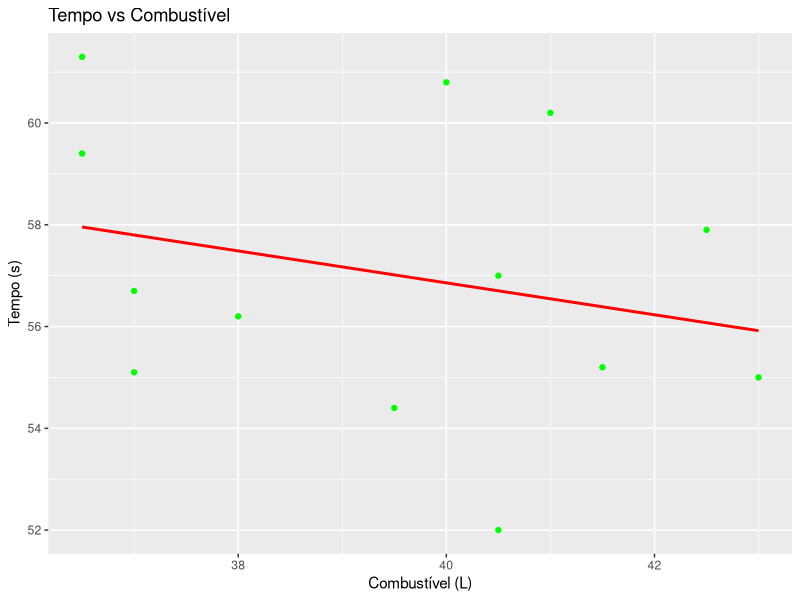
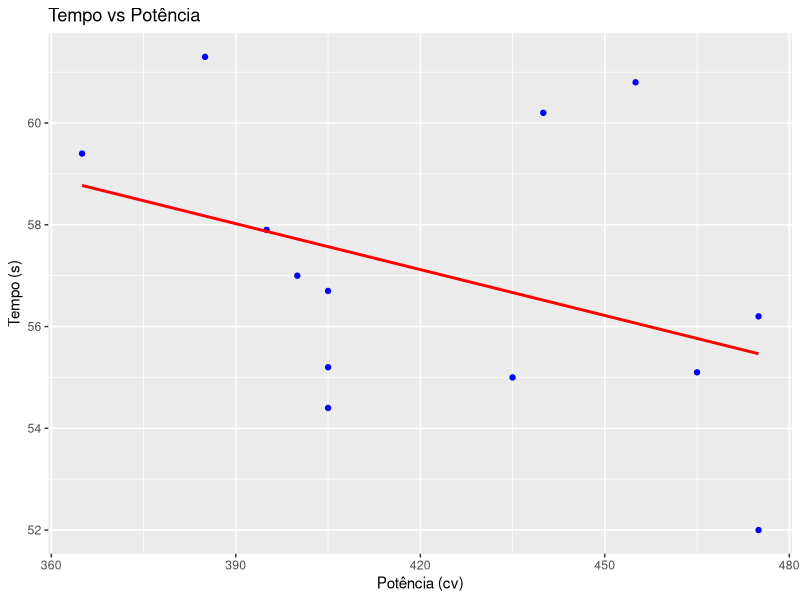
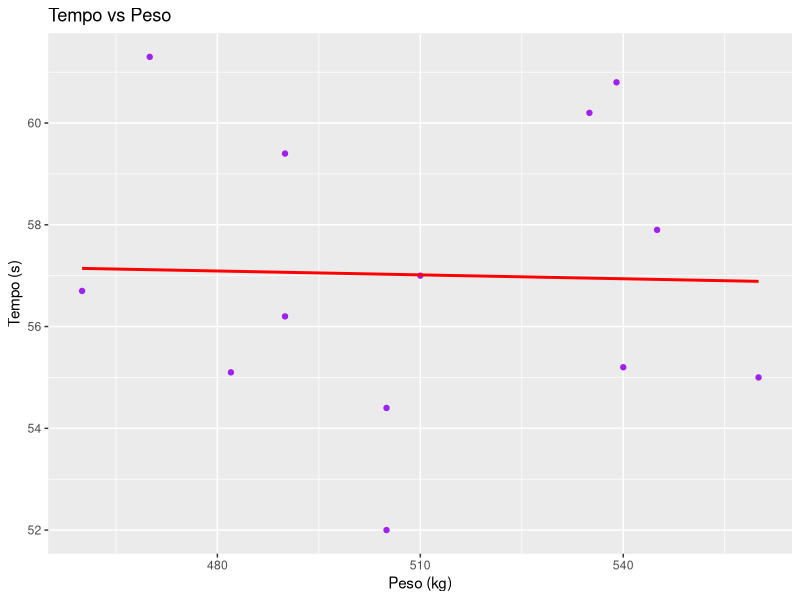

Write R code to recreate these figures, in order.
## ---- chunk 1
knitr::opts_chunk$set(echo = TRUE)
options(scipen = 9999) #para retirar a nOtação científica
## ---- chunk 2
setwd("C:/Users/gustavo.telles/Desktop/Programa/Estatistica Multivariada")
library(tidyverse)
library(readxl)
dados= read_xlsx("Aula 01.xlsx", sheet = "Exemplo4")
library(RColorBrewer)
library(knitr)
library(car)

## ---- chunk 3
dados$aerofolio=factor(dados$aerofolio,
levels=c("nao","sim"))
dados$pneu=factor(dados$pneu,
levels=c("macio","rigido"))
## ---- chunk 4
library(ggplot2)
# Tempo vs Combustível
ggplot(dados, aes(x = combustivel, y = tempo)) +
  geom_point(color = "green") +
  geom_smooth(method = "lm", se = FALSE, color = "red") +
  labs(title = "Tempo vs Combustível", x = "Combustível (L)", y = "Tempo (s)")
## ---- chunk 5
library(ggplot2)

# Tempo vs Potência
ggplot(dados, aes(x = potencia, y = tempo)) +
  geom_point(color = "blue") +
  geom_smooth(method = "lm", se = FALSE, color = "red") +
  labs(title = "Tempo vs Potência", x = "Potência (cv)", y = "Tempo (s)")
## ---- chunk 6
library(ggplot2)
# Tempo vs Peso
ggplot(dados, aes(x = peso, y = tempo)) +
  geom_point(color = "purple") +
  geom_smooth(method = "lm", se = FALSE, color = "red") +
  labs(title = "Tempo vs Peso", x = "Peso (kg)", y = "Tempo (s)")
## ---- chunk 7
# Selecionando apenas as variáveis quantitativas
dados_quanti <- dados %>%
  select(tempo, peso, potencia, combustivel)

# Calculando a matriz de correlação
tab_correl <- round(cor(dados_quanti), 2)

# Exibindo a matriz de correlação
kable(tab_correl, caption = "Matriz de correlações entre variáveis quantitativas")
## ---- chunk 8
# Ajustando o modelo apenas com variáveis quantitativas
modelo1 <- lm(tempo ~ peso + potencia + combustivel, data = dados)

# Calculando o VIF
multicolinearidade1 <- round(vif(modelo1), 2)

# Exibindo os VIFs
kable(multicolinearidade1, caption = "VIF do Modelo1")
## ---- chunk 9
# Correlação com tempo
cor_peso <- abs(cor(dados$peso, dados$tempo))
cor_combustivel <- abs(cor(dados$combustivel, dados$tempo))

if (cor_peso < cor_combustivel) {
  modelo2 <- lm(tempo ~ potencia + combustivel, data = dados)
  variavel_removida <- "peso"
} else {
  modelo2 <- lm(tempo ~ potencia + peso, data = dados)
  variavel_removida <- "combustivel"
}

# Novo VIF
multicolinearidade2 <- round(vif(modelo2), 2)
kable(multicolinearidade2, caption = paste("VIF após remover", variavel_removida))
## ---- chunk 10
# Ajustando o modelo igual ao da imagem
modelo3 <- lm(tempo ~ potencia + combustivel + aerofolio + pneu, data = dados)
summary(modelo3)
## ---- chunk 11
# Ajuste o modelo final apenas com as variáveis selecionadas (exemplo abaixo)
# Substitua pelas variáveis que sobraram após o método de seleção
modelo4 <- lm(tempo ~ potencia + aerofolio + pneu, data = dados)

# Resumo dos coeficientes e testes de hipóteses
resumo <- summary(modelo4)
tabela6 <- round(resumo$coefficients, 3)

# Intervalos de confiança dos coeficientes
tabela7 <- round(confint(modelo4, level = 0.95), 3)

# Exibir as tabelas formatadas
kable(tabela6, caption = "Coeficientes e teste de hipóteses do modelo final")
kable(tabela7, caption = "Intervalo de confiança dos coeficientes do modelo final")
## ---- chunk 12
# Teste de hipótese do intercepto no modelo final
# Veja o valor-p do intercepto em tabela6 (modelo4)
valor_p_intercepto <- resumo$coefficients["(Intercept)", "Pr(>|t|)"]

if (valor_p_intercepto > 0.05) {
  # Ajusta modelo sem intercepto
  modelo5 <- lm(tempo ~ potencia + aerofolio + pneu - 1, data = dados)
  resumo5 <- summary(modelo5)
  tabela8 <- round(resumo5$coefficients, 3)
  tabela9 <- round(confint(modelo5, level = 0.95), 3)
  kable(tabela8, caption = "Coeficientes e teste de hipóteses do modelo final sem intercepto")
  kable(tabela9, caption = "Intervalo de confiança dos coeficientes do modelo final sem intercepto")
} else {
  cat("O valor-p do intercepto foi", round(valor_p_intercepto, 4), 
      "- Não é necessário zerar o intercepto.")
}
## ---- chunk 13
# Interpretação dos coeficientes

'Intercepto (67,936):
Representa o tempo estimado de volta (em segundos) para um carro com potência zero, sem aerofólio e com pneu macio.
Observação: No contexto, potência zero não é possível, então o intercepto não tem interpretação prática direta.
'
'potencia (-0,026):
Para cada aumento de 1 cv na potência do motor, o tempo de volta diminui, em média, 0,026 segundos, mantendo as demais variáveis constantes.
' 
'aerofoliosim (-2,844):
Carros com aerofólio completam a volta, em média, 2,844 segundos mais rápido do que carros sem aerofólio, mantendo as demais variáveis constantes.
' 
'pneurigido (3,593):
Carros com pneu rígido levam, em média, 3,593 segundos a mais para completar a volta do que carros com pneu macio, mantendo as demais variáveis constantes.
'
## ---- chunk 14
# Centralizando a variável quantitativa do modelo final
dados$potencia_c <- dados$potencia - mean(dados$potencia)

# Ajustando o modelo com a variável centralizada
modelo5 <- lm(tempo ~ potencia_c + aerofolio + pneu, data = dados)
resumo5 <- summary(modelo5)
tabela8 <- round(resumo5$coefficients, 2)
tabela9 <- round(confint(modelo5, level = 0.95), 2)

# Exibindo as tabelas formatadas
kable(tabela8, caption = "Estimativas dos coeficientes do Modelo 5 (centralizado)")
kable(tabela9, caption = "Intervalo de confiança dos coeficientes do Modelo 5 (centralizado)")

# Mostrando a média da variável centralizada
cat("A média da variável potencia é:", round(mean(dados$potencia), 2), "\n")
